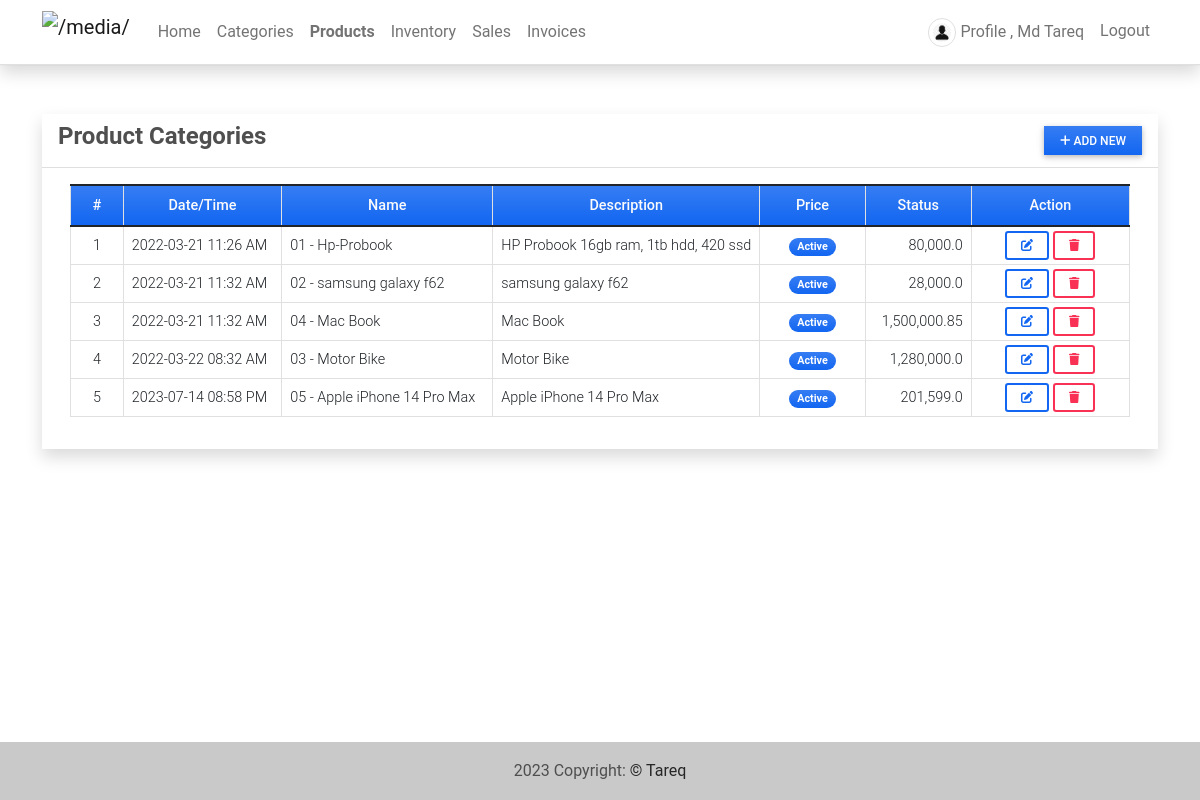
/product (signed in), run on the app's committed database.
### imsApp/models.py (models this page shows, shortened)
class Product(models.Model):
    code=models.CharField(max_length=100,blank=True, null=True)
    name=models.CharField(max_length=250,blank=True, null=True)
    description = models.TextField()
    price = models.FloatField(default=0)
    status = models.CharField(max_length=2, choices=(('1','Active'),('2','Inactive')), default=1)
    date_created = models.DateTimeField(default=timezone.now)
    date_updated = models.DateTimeField(auto_now=True)
    def __str__(self):
        return self.code + ' - ' + self.name

### imsApp/views.py (the view)
# urls.py: path('product',views.product_mgt,name='product-page'),
@login_required
def product_mgt(request):
    context['page_title'] = "Product List"
    products = Product.objects.all()
    context['products'] = products
    return render(request, 'product_mgt.html', context)

### imsApp/templates/product_mgt.html (shortened to what this page needs)
{% extends 'base.html' %} {% load humanize %} {% block pageContent %}
<div class="col-lg-12 col-md-12 col-sm-12 col-xs-12">
    <div class="card card-default rounded-0 shadow ">
        <div class="card-header">
            <div class="d-flex w-100 align-items-center justify-content-between">
                <h4 class="card-title fw-bold">Product Categories</h4>
                <div class="tools">
                    <button type="button" class="btn btn-primary rounded-0 bg-gradient btn-sm" id='add_new'><i class="fa fa-plus"></i> Add New</button>
                </div>
            </div>
        </div>
        <div class="card-body">
            <div class="container-fluid">
                <table class="table table-bordered" id="product-list">
                    <colgroup>
                        <col width="5%">
                        <col width="15%">
                        <col width="20%">
                        <col width="25%">
                        <col width="10%">
                        <col width="10%">
                        <col width="15%">
                    </colgroup>
                    <thead>
                        <tr class="bg-gradient bg-primary bg-opacity-50 text-light">
                            <th class="px-2 py-2 text-center">#</th>
                            <th class="px-2 py-2 text-center">Date/Time</th>
                            <th class="px-2 py-2 text-center">Name</th>
                            <th class="px-2 py-2 text-center">Description</th>
                            <th class="px-2 py-2 text-center">Price</th>
                            <th class="px-2 py-2 text-center">Status</th>
                            <th class="px-2 py-2 text-center">Action</th>
                        </tr>
                    </thead>
                    <tbody>
                        {% for product in products %}
                        <tr>
                            <td class="px-2 py-1 align-middle text-center">{{ forloop.counter }}</td>
                            <td class="px-2 py-1 align-middle">{{ product.date_created|date:"Y-m-d h:i A" }}</td>
                            <td class="px-2 py-1 align-middle">{{ product }}</td>
                            <td class="px-2 py-1 align-middle">
                                <p class="m-0 text-truncate">{{ product.description }}</p>
                            </td>
                            <td class="px-1 py-1 align-middle text-center">
                                {% if product.status == '1' %}
                                <span class="badge bg-primary bg-gradient rounded-pill px-2">Active</span> {% else %}
                                <span class="badge bg-secondary bg-gradient rounded-pill px-2">Inactive</span> {% endif %}
                            </td>
                            <td class="px-2 py-1 align-middle text-end">{{ product.price|intcomma }}</td>
                            <td class="px-2 py-1 align-middle text-center">
                                <a class="btn btn-outline-primary btn-sm edit-data" href="javascript:void(0)" data-id="{{ product.pk }}" title="Edit">
                                    <i class="fa fa-edit"></i>
                                </a>
                                <button class="btn btn-outline-danger btn-sm delete-data" type="button" data-id="{{ product.pk }}" title="Delete">
                                    <i class="fa fa-trash"></i>
                                </button>
                            </td>
                        </tr>
                        {% endfor %}
                    </tbody>
                </table>
            </div>
        </div>
    </div>
</div>
{% endblock pageContent %}

### imsApp/templates/base.html (shortened to what this page needs)
{% load static %}
<!DOCTYPE html>
<html lang="en">
<head>
    <link rel="stylesheet" href="{% static 'assets/font-awesome/css/all.min.css' %}">
    <link rel="stylesheet" href="{% static 'assets/bootstrap/css/bootstrap.min.css' %}">
    <link rel="stylesheet" href="{% static 'assets/select2/dist/css/select2.min.css' %}">
    <link rel="stylesheet" href="{% static 'assets/mdb-blogtemplate/css/mdb.min.css' %}" />
    <link rel="stylesheet" href="{% static 'assets/DataTables/datatables.min.css' %}" />
    <link rel="stylesheet" href="{% static 'assets/default/css/style.css' %}">
</head>
<body class="">
    {% block TopNavigation %} {% include "TopNavigation.html" %} {% endblock TopNavigation %}
    <main class="py-5">
        <div class="container mb-3">
             {% block pageContent %} {% endblock pageContent %}
        </div>
    </main>
    <footer class="bg-light text-lg-start">
        <div class="text-center p-3" style="background-color: rgba(0, 0, 0, 0.2);">
             {% now 'Y' %} Copyright:
            <a class="text-dark" href="https://www.linkedin.com/in/md-tareq-shah-alam/" target="_blank"> © Tareq</a>
        </div>
    </footer>
</body>
</html>

### imsApp/templates/topNavigation.html (shortened to what this page needs)
{% load static %}
<header>
    <nav class="navbar navbar-expand-lg navbar-light bg-white fixed-top shadow border-bottom">
        <div class="container">
            <a class="navbar-brand" target="_blank" href="{% url 'home-page' %}">
                <img src="{{ MEDIA_URL }}/default/tareq.png" height="16" alt="{{ MEDIA_URL }}" loading="lazy" style="margin-top: -3px;" />
            </a>
            <div class="collapse navbar-collapse" id="navbarExample01">
                <ul class="navbar-nav me-auto mb-2 mb-lg-0" id="topNav">
                    {% if user.id %}
                    <li class="nav-item">
                        <a class="nav-link" aria-current="page" href="{% url 'home-page' %}">Home</a>
                    </li>
                    <li class="nav-item">
                        <a class="nav-link" aria-current="page" href="{% url 'category-page' %}">Categories</a>
                    </li>
                    <li class="nav-item">
                        <a class="nav-link" aria-current="page" href="{% url 'product-page' %}">Products</a>
                    </li>
                    <li class="nav-item">
                        <a class="nav-link" aria-current="page" href="{% url 'inventory-page' %}">Inventory</a>
                    </li>
                    <li class="nav-item">
                        <a class="nav-link" aria-current="page" href="{% url 'sales-page' %}">Sales</a>
                    </li>
                    <li class="nav-item">
                        <a class="nav-link" aria-current="page" href="{% url 'invoice-page' %}">Invoices</a>
                    </li>
                    {% endif %}
                </ul>
                <ul class="navbar-nav d-flex flex-row">
                    {% if user.id %} {% if user.profile.user_type == 1 %} {% endif %}
                    <li class="nav-item me-3 me-lg-0">
                        <a class="nav-link" href="{% url 'profile' %}">
                            <span class="me-1"><img src="{{ MEDIA_URL }}/default/avatar.png" alt="User Avatar" id="user-avatar" class="img-thumbnail rounded-circle"></span>Profile , {{ user.first_name }} {{user.last_name}}
                        </a>
                    </li>
                    <li class="nav-item me-3 me-lg-0">
                        <a class="nav-link" href="{% url 'logout' %}">Logout</a>
                    </li>
                    {% else %}
                    <li class="nav-item me-3 me-lg-0">
                        <a class="nav-link" href="{% url 'login' %}">Login</a>
                    </li>
                    {% endif %}
                </ul>
            </div>
        </div>
    </nav>
</header>

### static/assets/default/css/style.css (style rules this page uses)
html, body { height: 100%; width: 100%; max-height: 100%; overflow: auto; display: flex; flex-direction: column; }
body>header { flex-shrink: auto; }
body>main { flex-shrink: auto; flex-grow: auto; overflow: auto; }
body>footer { flex-shrink: auto; position: absolute; bottom: 0; left: 0; width: calc(100%); }
#user-avatar { width: 1.8rem; height: 1.8rem; object-fit: scale-down; object-position: center center; }
.navbar-brand>img { height: 2em; }
.nav-item.active a.nav-link { font-weight: bolder !important; }

### data on the page
Product: date_created "2022-03-21 11:26 AM", code+name "01 - Hp-Probook", description "HP Probook 16gb ram, 1tb hdd, 420 ssd", status "Active", price "80,000.0"
Product: date_created "2022-03-21 11:32 AM", code+name "02 - samsung galaxy f62", description "samsung galaxy f62", status "Active", price "28,000.0"
Product: date_created "2022-03-21 11:32 AM", code+name "04 - Mac Book", description "Mac Book", status "Active", price "1,500,000.85"
Product: date_created "2022-03-22 08:32 AM", code+name "03 - Motor Bike", description "Motor Bike", status "Active", price "1,280,000.0"
Product: date_created "2023-07-14 08:58 PM", code+name "05 - Apple iPhone 14 Pro Max", description "Apple iPhone 14 Pro Max", status "Active", price "201,599.0"

### other printed values
{{ user.first_name }} "Md"
{{ user.last_name }} "Tareq"
